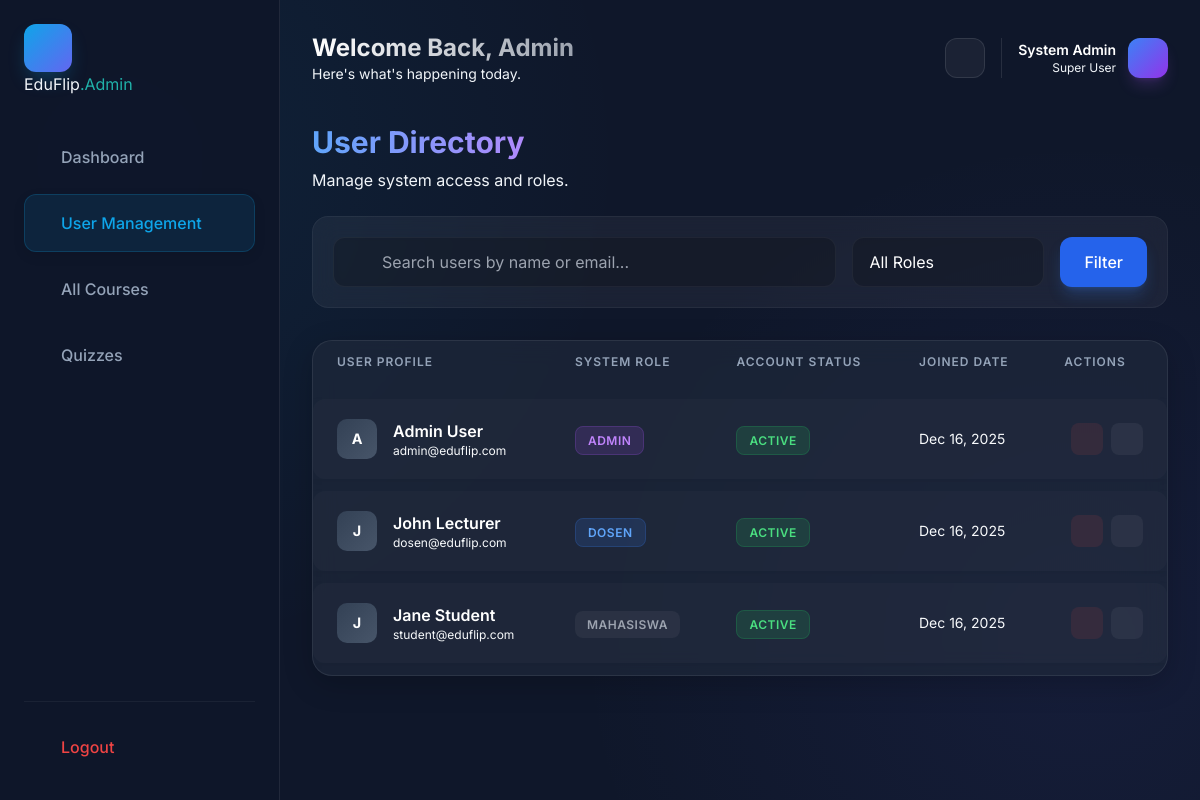
Page /web/public/admin/users.php on the earlier database version.
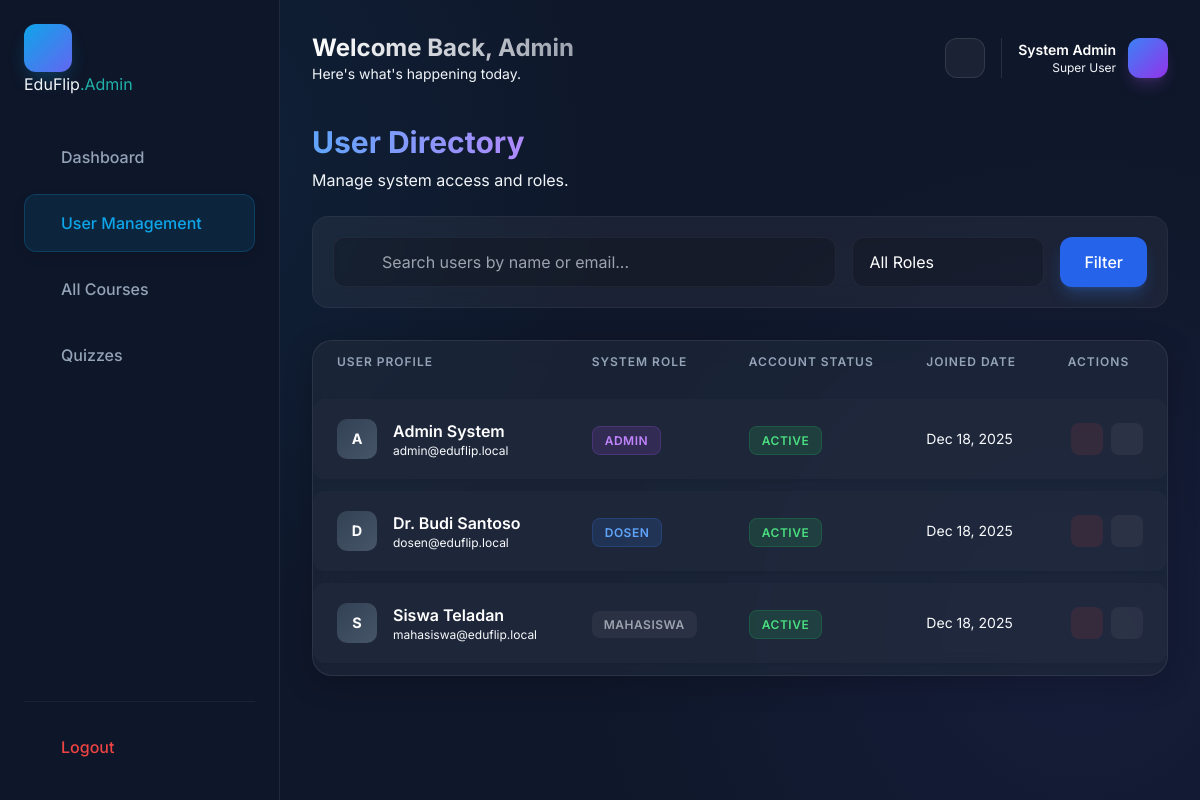
Same page on the later database version.
### tables this page shows
CREATE TABLE IF NOT EXISTS users (
    id INT AUTO_INCREMENT PRIMARY KEY,
    full_name VARCHAR(255) NOT NULL,
    email VARCHAR(255) NOT NULL UNIQUE,
    password_hash VARCHAR(255) NOT NULL,
    role ENUM('mahasiswa', 'dosen', 'admin') DEFAULT 'mahasiswa',
    status ENUM('active', 'pending', 'suspended') DEFAULT 'active',
    last_login DATETIME NULL,
    created_at TIMESTAMP DEFAULT CURRENT_TIMESTAMP
);

### web/includes/admin.php (called while the page is built, shortened)
<?php
require_once 'config.php';
function getAllUsers($search = '', $role_filter = '') {
    global $pdo;
    $sql = "SELECT * FROM users WHERE 1=1";
    $params = [];
    $sql .= " ORDER BY created_at DESC";
    $stmt = $pdo->prepare($sql);
    $stmt->execute($params);
    return $stmt->fetchAll(PDO::FETCH_ASSOC);
}
?>

### web/public/admin/users.php (the view, shortened to what this page needs)
<?php
require_once '../../includes/config.php';
require_once '../../includes/admin.php';
include 'includes/header.php';
$search = $_GET['search'] ?? '';
$role = $_GET['role'] ?? '';
$users = getAllUsers($search, $role);
?>
<div class="reveal-element">
    <div class="flex justify-between items-end mb-6">
        <div>
            <h1 class="text-3xl font-bold bg-clip-text text-transparent bg-gradient-to-r from-blue-400 to-purple-400 mb-2">User Directory</h1>
            <p class="text-muted">Manage system access and roles.</p>
        </div>
    </div>
    <div class="p-1 mb-8 bg-white/5 rounded-2xl border border-white/5 backdrop-blur-md">
        <form method="GET" class="flex gap-4 p-4">
            <div class="flex-1">
                <div class="relative group">
                    <input type="text" name="search" class="w-full bg-black/20 border border-white/5 rounded-xl py-3 pl-12 pr-4 text-white focus:outline-none focus:border-blue-500/50 transition" placeholder="Search users by name or email..." value="<?php echo htmlspecialchars($search); ?>">
                </div>
            </div>
            <div class="w-48 relative">
                 <select name="role" class="w-full bg-black/20 border border-white/5 rounded-xl py-3 px-4 text-white appearance-none focus:outline-none focus:border-blue-500/50 cursor-pointer">
                     <option value="">All Roles</option>
                 </select>
            </div>
            <button type="submit" class="bg-blue-600 hover:bg-blue-500 text-white px-6 rounded-xl font-medium transition shadow-lg shadow-blue-500/25">Filter</button>
        </form>
    </div>
    <div class="card-premium overflow-hidden !p-0">
        <div class="overflow-x-auto">
            <table class="premium-table">
                <thead>
                    <tr>
                        <th>User Profile</th>
                        <th>System Role</th>
                        <th>Account Status</th>
                        <th>Joined Date</th>
                        <th class="text-right">Actions</th>
                    </tr>
                </thead>
                <tbody>
                    <?php if (empty($users)): ?>
                        <tr><td colspan="5" class="text-center py-12 text-muted">
                            <i class="ri-user-unfollow-line text-4xl mb-4 block opacity-50"></i>
                            No users found matching your criteria.
                        </td></tr>
                    <?php else: ?>
                        <?php foreach ($users as $user): ?>
                            <tr>
                                <td>
                                    <div class="user-cell">
                                        <div class="user-avatar-small">
                                            <?php echo strtoupper(substr($user['full_name'], 0, 1)); ?>
                                        </div>
                                        <div>
                                            <div class="font-semibold text-white"><?php echo htmlspecialchars($user['full_name']); ?></div>
                                            <div class="text-xs text-muted"><?php echo htmlspecialchars($user['email']); ?></div>
                                        </div>
                                    </div>
                                </td>
                                <td>
                                    <?php
                                    $roleBadge = match($user['role']) {
                                        'admin' => 'badge-purple',
                                        'dosen' => 'badge-blue',
                                        default => 'badge-admin bg-white/5 border-white/10 text-gray-400'
                                    };
                                    ?>
                                    <span class="badge-admin <?php echo $roleBadge; ?>"><?php echo ucfirst($user['role']); ?></span>
                                </td>
                                <td>
                                    <?php
                                    $statusBadge = match($user['status']) {
                                        'active' => 'badge-green',
                                        'suspended' => 'badge-red',
                                        'pending' => 'badge-blue',
                                        default => 'badge-admin'
                                    };
                                    ?>
                                    <span class="badge-admin <?php echo $statusBadge; ?>">
                                        <?php echo ucfirst($user['status']); ?>
                                    </span>
                                </td>
                                <td class="text-sm text-muted">
                                    <?php echo date('M d, Y', strtotime($user['created_at'])); ?>
                                </td>
                                <td class="text-right">
                                    <div class="flex items-center justify-end gap-2">
                                        <form method="POST" style="display:inline;">
                                            <?php if ($user['status'] === 'suspended' || $user['status'] === 'pending'): ?>
                                                <button type="submit" name="action" value="activate" class="w-8 h-8 rounded-lg bg-green-500/10 text-green-500 hover:bg-green-500 hover:text-white flex items-center justify-center transition" title="Activate" onclick="return confirm('Activate this user?')"><i class="ri-check-circle-line"></i></button>
                                            <?php else: ?>
                                                <button type="submit" name="action" value="suspend" class="w-8 h-8 rounded-lg bg-red-500/10 text-red-500 hover:bg-red-500 hover:text-white flex items-center justify-center transition" title="Suspend" onclick="return confirm('Suspend this user?')"><i class="ri-prohibited-line"></i></button>
                                            <?php endif; ?>
                                        </form>
                                        <a href="#" class="w-8 h-8 rounded-lg bg-white/5 text-gray-400 hover:bg-white/10 hover:text-white flex items-center justify-center transition" title="Edit"><i class="ri-edit-line"></i></a>
                                    </div>
                                </td>
                            </tr>
                        <?php endforeach; ?>
                    <?php endif; ?>
                </tbody>
            </table>
        </div>
    </div>
</div>
<?php include 'includes/footer.php'; ?>

### web/public/admin/includes/header.php (shortened to what this page needs)
<?php
$assets_path = '../assets/';
?>
<!DOCTYPE html>
<html lang="en">
<head>
    <script src="https://cdn.tailwindcss.com"></script>
    <link href="https://cdn.jsdelivr.net/npm/remixicon@3.5.0/fonts/remixicon.css" rel="stylesheet">
    <link rel="stylesheet" href="<?php echo $assets_path; ?>css/main.css?v=<?php echo time(); ?>">
    <link rel="stylesheet" href="<?php echo $assets_path; ?>css/admin.css?v=<?php echo time(); ?>">
</head>
<body>
    <div class="dashboard-container">
        <?php include __DIR__ . '/sidebar.php'; ?>
        <div class="dashboard-main">
            <header class="admin-header">
                <div>
                     <h2 class="text-2xl font-bold bg-clip-text text-transparent bg-gradient-to-r from-white to-gray-400">Welcome Back, Admin</h2>
                     <p class="text-muted text-sm">Here's what's happening today.</p>
                </div>
                <div class="flex items-center gap-4">
                    <button class="w-10 h-10 rounded-xl bg-white/5 border border-white/10 flex items-center justify-center text-gray-400 hover:text-white hover:bg-white/10 transition">
                    </button>
                    <div class="flex items-center gap-3 pl-4 border-l border-white/10">
                        <div class="text-right">
                            <div class="text-sm font-semibold text-white">System Admin</div>
                            <div class="text-xs text-muted">Super User</div>
                        </div>
                        <div class="w-10 h-10 rounded-xl bg-gradient-to-br from-blue-500 to-purple-600 flex items-center justify-center text-white shadow-lg shadow-purple-500/20">
                        </div>
                    </div>
                </div>
            </header>

### web/public/admin/includes/sidebar.php (shortened to what this page needs)
<aside class="dashboard-sidebar">
    <a href="../index.php" class="sidebar-brand">
        <div class="brand-icon">
        </div>
        <div class="brand-text">EduFlip<span style="color: var(--secondary);">.Admin</span></div>
    </a>
    <nav class="sidebar-nav">
        <a href="index.php" class="nav-item <?php echo basename($_SERVER['PHP_SELF']) == 'index.php' ? 'active' : ''; ?>">
            <span>Dashboard</span>
        </a>
        <a href="users.php" class="nav-item <?php echo basename($_SERVER['PHP_SELF']) == 'users.php' ? 'active' : ''; ?>">
            <span>User Management</span>
        </a>
        <a href="courses.php" class="nav-item <?php echo basename($_SERVER['PHP_SELF']) == 'courses.php' ? 'active' : ''; ?>">
            <span>All Courses</span>
        </a>
        <a href="quizzes.php" class="nav-item <?php echo basename($_SERVER['PHP_SELF']) == 'quizzes.php' ? 'active' : ''; ?>">
            <span>Quizzes</span>
        </a>
        <div style="margin-top: auto; border-top: 1px solid rgba(255,255,255,0.05); padding-top: 1rem;">
             <a href="../logout.php" class="nav-item" style="color: #ef4444;">
                <span>Logout</span>
            </a>
        </div>
    </nav>
</aside>

### web/public/admin/includes/footer.php (shortened to what this page needs)
        </div>
    </div>
</body>
</html>

### web/public/assets/css/main.css (style rules this page uses)
:root { --primary: #0f52ba; --secondary: #20b2aa; --accent: #ffd700; --bg-dark: #0f172a; --bg-darker: #020617; --bg-card: #1e293b; --bg-light: #f8fafc; --bg-white: #ffffff; --text-main: #f1f5f9; --text-muted: #94a3b8; --text-dark: #0f172a; --success: #10b981; --warning: #f59e0b; --danger: #ef4444; --font-main: "Inter", system-ui, -apple-system, sans-serif; --container-width: 1200px; --header-height: 80px; --radius-sm: 0.375rem; --radius-md: 0.5rem; --radius-lg: 1rem; --transition: all 0.3s ease; }
*, *::before, *::after { margin: 0; padding: 0; box-sizing: border-box; }
body { font-family: var(--font-main); background-color: var(--bg-dark); color: var(--text-main); line-height: 1.6; line-height: 1.6; overflow-x: hidden; width: 100%; }
a { text-decoration: none; color: inherit; transition: var(--transition); }
.flex { display: flex; }
.items-center { align-items: center; }
.justify-between { justify-content: space-between; }
.justify-center { justify-content: center; }
.gap-2 { gap: 1rem; }
.gap-4 { gap: 2rem; }
.gap-3 { gap: 1.5rem; }
.reveal-element { opacity: 0; transform: translateY(30px); transition: opacity 0.8s ease-out, transform 0.8s ease-out; }
.reveal-element.animate-in { opacity: 1; transform: translateY(0); }

Differences in the rows shown:
removed users: full_name "J", full_name "John Lecturer", email "dosen@eduflip.com", role "DOSEN", status "ACTIVE", created_at "Dec 16, 2025"
removed users: full_name "J", full_name "Jane Student", email "student@eduflip.com", role "MAHASISWA", status "ACTIVE", created_at "Dec 16, 2025"
changed users "ADMIN": full_name "Admin User" → "Admin System"; email "admin@eduflip.com" → "admin@eduflip.local"; created_at "Dec 16, 2025" → "Dec 18, 2025"
added users: full_name "D", full_name "Dr. Budi Santoso", email "dosen@eduflip.local", role "DOSEN", status "ACTIVE", created_at "Dec 18, 2025"
added users: full_name "S", full_name "Siswa Teladan", email "mahasiswa@eduflip.local", role "MAHASISWA", status "ACTIVE", created_at "Dec 18, 2025"
